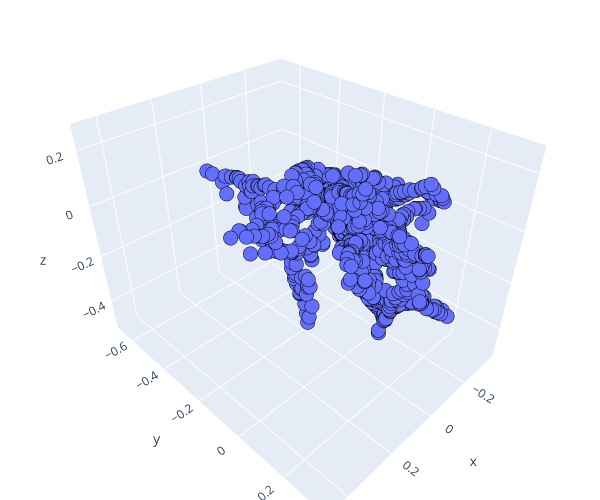

Here is the notebook cell this chart was saved with:
### Code cell
import plotly.graph_objects as go

import plotly.express as px

x = X3G[:, 0]
y = X3G[:, 1]
z = X3G[:, 2]

trace = go.Scatter3d(x=x, y=y, z=z, mode='markers',marker=dict( size= 5, line=dict(color= 'black',width = 10)))
layout = go.Layout(margin=dict(l=0,r=0,t=0,b=0),height = 500,width = 600)
data = [trace]
fig = go.Figure(data = data, layout = layout)
fig.show()

### Figure 1 — Plotly figure (JSON) as saved in the notebook; plotly's stock layout.template omitted (floating-point values rounded to 4 significant figures; data arrays with more than 128 entries replaced by an {"elided": "..."} marker saying what was removed)
{"data": [{"marker": {"line": {"color": "black", "width": 10}, "size": 5}, "mode": "markers", "type": "scatter3d", "x": {"elided": "1000 float values"}, "y": {"elided": "1000 float values"}, "z": {"elided": "1000 float values"}}], "layout": {"height": 500, "margin": {"b": 0, "l": 0, "r": 0, "t": 0}, "width": 600}}
